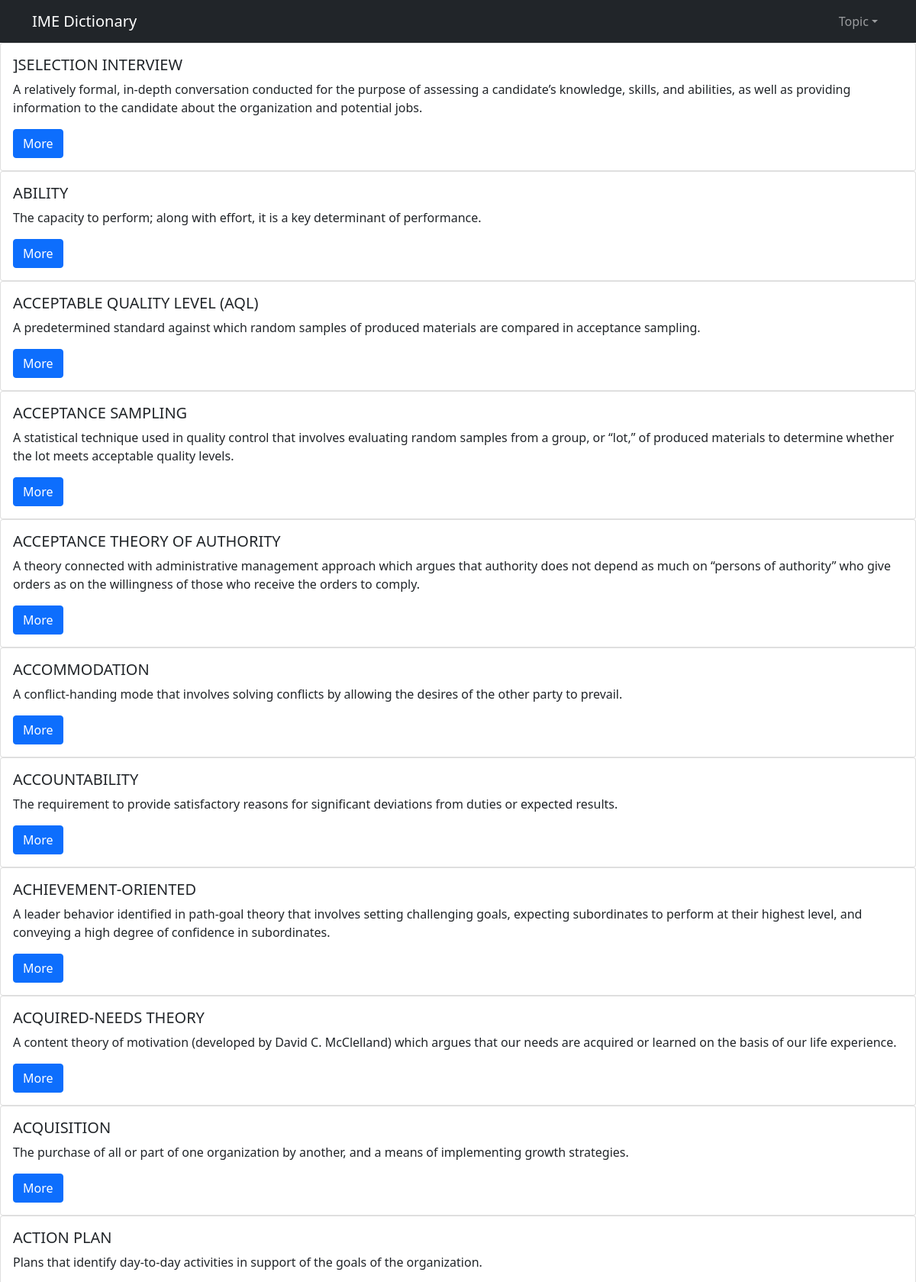
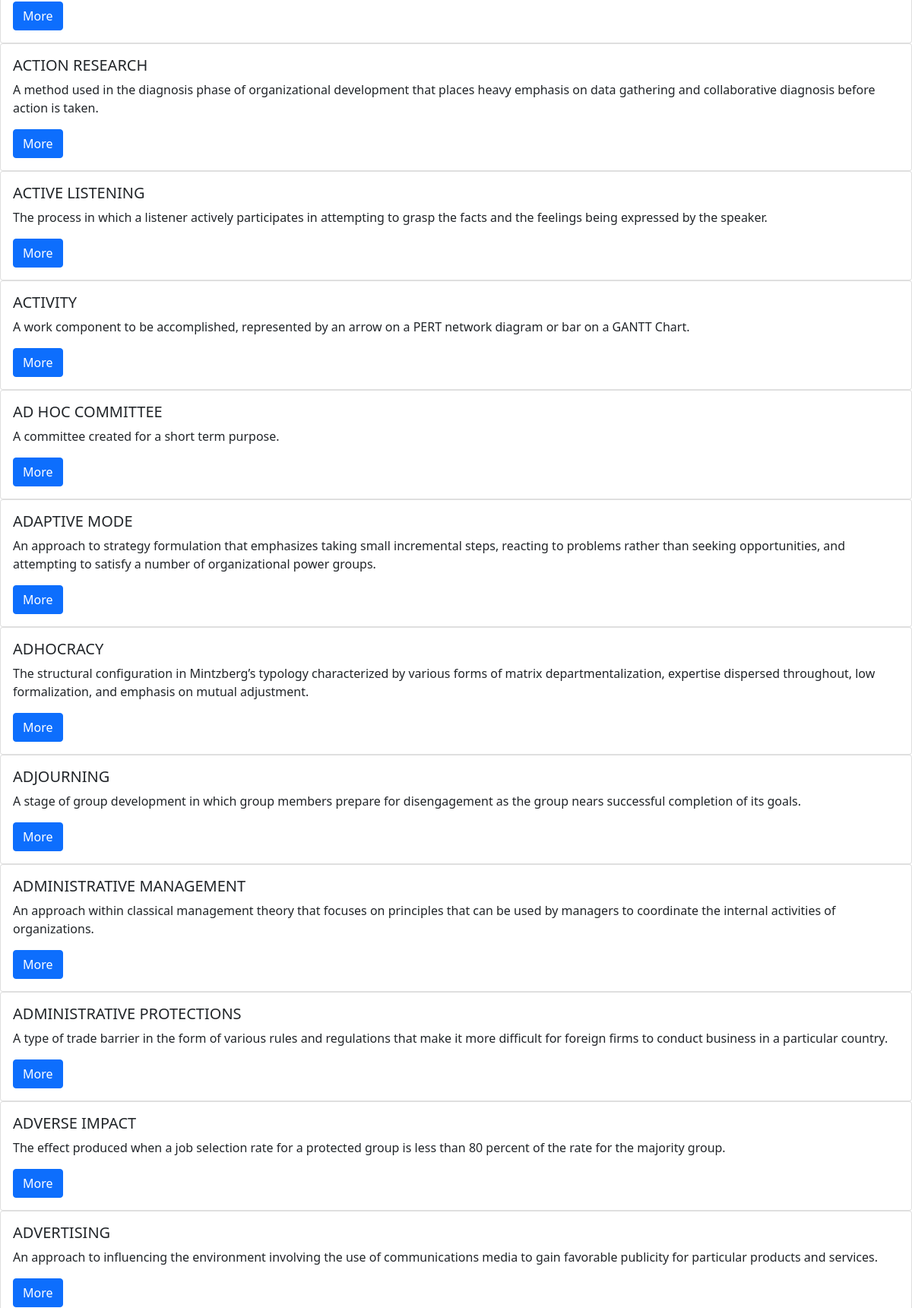
/Management (upper part), run on the app's committed database (2 pictures, top to bottom).
### cities/models.py (models this page shows, shortened)
class Management(models.Model):
    term = models.CharField(max_length=200)
    meaning = models.TextField()
    href = models.URLField(max_length=1000,null=True)
    firstkeyword = models.CharField(max_length=200,null=True)
    secondkeyword = models.CharField(max_length=200,null=True)
    lastkeyword = models.CharField(max_length=200,null=True)

### cities/views.py (the view)
# urls.py: path('Management', myManagement, name="Management"), # Management
def myManagement(request):
    Managements = Management.objects.all()
    context = {
        'Managements' : Managements,
    }
    return render(request, 'detail/Management_main.html', context)

### cities/templates/detail/Management_main.html (shortened to what this page needs)
{% load static %}
<!DOCTYPE html>
<html lang="en">
	<head>
		<link href="{% static 'css/styles.css' %}" rel="stylesheet" />
		<link href="{% static 'css/search.css' %}" rel="stylesheet" />
	</head>
  <body>
	  <nav class="navbar navbar-expand-lg navbar-dark bg-dark">
		  <div class="container">
			  <a class="navbar-brand" href="#">IME Dictionary </a>
			  <div class="collapse navbar-collapse" id="navbarSupportedContent">
				  <ul class="navbar-nav ms-auto mb-2 mb-lg-0">
					  <li class="nav-item dropdown">
						  <a class="nav-link dropdown-toggle" id="navbarDropdown" href="#" role="button" data-bs-toggle="dropdown" aria-haspopup="true" aria-expanded="false">Topic</a>
					  </li>
				  </ul>
			  </div>
		  </div>
	  </nav>
	  {% for i in Managements.all %}
	  <div class="card">
		  <div class="card-body">
			  <h5 class="card-title">{{i.term}}</h5>
			  <p class="card-text">{{i.meaning}}</p>
			  <a href="{% url 'Managements'  i.id %}" class="btn btn-primary">More</a>
		  </div>
	  </div>
	  {% endfor %}
  </body>
</html>

### cities/static/css/search.css (style rules this page uses)
body { margin: 0; padding: 0; background: white; }

### data on the page
Management: term "]SELECTION INTERVIEW", meaning "A relatively formal, in-depth conversation conducted for the purpose of assessing a candidate’s knowledge, skills, and abilities, as well as providing information to the candidate about the organization and potential jobs."
Management: term "ABILITY", meaning "The capacity to perform; along with effort, it is a key determinant of performance."
Management: term "ACCEPTABLE QUALITY LEVEL (AQL)", meaning "A predetermined standard against which random samples of produced materials are compared in acceptance sampling."
Management: term "ACCEPTANCE SAMPLING", meaning "A statistical technique used in quality control that involves evaluating random samples from a group, or “lot,” of produced materials to determine whether the lot meets acceptable quality levels."
Management: term "ACCEPTANCE THEORY OF AUTHORITY", meaning "A theory connected with administrative management approach which argues that authority does not depend as much on “persons of authority” who give orders as on the willingness of those who receive the orders to comply."
Management: term "ACCOMMODATION", meaning "A conflict-handing mode that involves solving conflicts by allowing the desires of the other party to prevail."
Management: term "ACCOUNTABILITY", meaning "The requirement to provide satisfactory reasons for significant deviations from duties or expected results."
Management: term "ACHIEVEMENT-ORIENTED", meaning "A leader behavior identified in path-goal theory that involves setting challenging goals, expecting subordinates to perform at their highest level, and conveying a high degree of confidence in subordinates."
Management: term "ACQUIRED-NEEDS THEORY", meaning "A content theory of motivation (developed by David C. McClelland) which argues that our needs are acquired or learned on the basis of our life experience."
Management: term "ACQUISITION", meaning "The purchase of all or part of one organization by another, and a means of implementing growth strategies."
Management: term "ACTION PLAN", meaning "Plans that identify day-to-day activities in support of the goals of the organization."
Management: term "ACTION RESEARCH", meaning "A method used in the diagnosis phase of organizational development that places heavy emphasis on data gathering and collaborative diagnosis before action is taken."
Management: term "ACTIVE LISTENING", meaning "The process in which a listener actively participates in attempting to grasp the facts and the feelings being expressed by the speaker."
Management: term "ACTIVITY", meaning "A work component to be accomplished, represented by an arrow on a PERT network diagram or bar on a GANTT Chart."
Management: term "AD HOC COMMITTEE", meaning "A committee created for a short term purpose."
Management: term "ADAPTIVE MODE", meaning "An approach to strategy formulation that emphasizes taking small incremental steps, reacting to problems rather than seeking opportunities, and attempting to satisfy a number of organizational power groups."
Management: term "ADHOCRACY", meaning "The structural configuration in Mintzberg’s typology characterized by various forms of matrix departmentalization, expertise dispersed throughout, low formalization, and emphasis on mutual adjustment."
Management: term "ADJOURNING", meaning "A stage of group development in which group members prepare for disengagement as the group nears successful completion of its goals."
Management: term "ADMINISTRATIVE MANAGEMENT", meaning "An approach within classical management theory that focuses on principles that can be used by managers to coordinate the internal activities of organizations."
Management: term "ADMINISTRATIVE PROTECTIONS", meaning "A type of trade barrier in the form of various rules and regulations that make it more difficult for foreign firms to conduct business in a particular country."
Management: term "ADVERSE IMPACT", meaning "The effect produced when a job selection rate for a protected group is less than 80 percent of the rate for the majority group."
Management: term "ADVERTISING", meaning "An approach to influencing the environment involving the use of communications media to gain favorable publicity for particular products and services."
